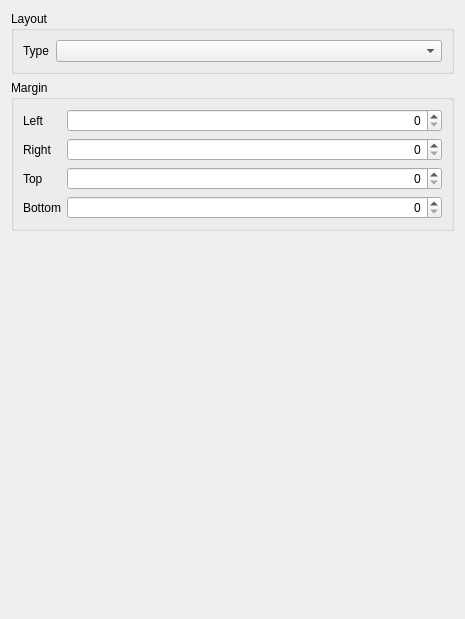
<?xml version="1.0" encoding="UTF-8"?>
<ui version="4.0">
 <class>sf::ContainerPropertyPage</class>
 <widget class="QWidget" name="sf::ContainerPropertyPage">
  <property name="geometry">
   <rect>
    <x>0</x>
    <y>0</y>
    <width>465</width>
    <height>619</height>
   </rect>
  </property>
  <property name="windowTitle">
   <string>ContainerPropertyPage</string>
  </property>
  <layout class="QVBoxLayout" name="verticalLayout">
   <item>
    <widget class="QGroupBox" name="gbLayout">
     <property name="title">
      <string>Layout</string>
     </property>
     <layout class="QFormLayout" name="formLayout_3">
      <item row="0" column="0">
       <widget class="QLabel" name="lblLayoutType">
        <property name="text">
         <string>Type</string>
        </property>
       </widget>
      </item>
      <item row="0" column="1">
       <widget class="QComboBox" name="cbLayoutType"/>
      </item>
     </layout>
    </widget>
   </item>
   <item>
    <widget class="QGroupBox" name="gbMargin">
     <property name="title">
      <string>Margin</string>
     </property>
     <layout class="QFormLayout" name="formLayout">
      <item row="0" column="0">
       <widget class="QLabel" name="lblMarginLeft">
        <property name="text">
         <string>Left</string>
        </property>
        <property name="buddy">
         <cstring>sbMarginLeft</cstring>
        </property>
       </widget>
      </item>
      <item row="0" column="1">
       <widget class="QSpinBox" name="sbMarginLeft">
        <property name="alignment">
         <set>Qt::AlignRight|Qt::AlignTrailing|Qt::AlignVCenter</set>
        </property>
       </widget>
      </item>
      <item row="1" column="0">
       <widget class="QLabel" name="lblMarginRight">
        <property name="text">
         <string>Right</string>
        </property>
        <property name="buddy">
         <cstring>sbMarginRight</cstring>
        </property>
       </widget>
      </item>
      <item row="1" column="1">
       <widget class="QSpinBox" name="sbMarginRight">
        <property name="alignment">
         <set>Qt::AlignRight|Qt::AlignTrailing|Qt::AlignVCenter</set>
        </property>
       </widget>
      </item>
      <item row="2" column="0">
       <widget class="QLabel" name="lblMarginTop">
        <property name="text">
         <string>Top</string>
        </property>
        <property name="buddy">
         <cstring>sbMarginTop</cstring>
        </property>
       </widget>
      </item>
      <item row="2" column="1">
       <widget class="QSpinBox" name="sbMarginTop">
        <property name="alignment">
         <set>Qt::AlignRight|Qt::AlignTrailing|Qt::AlignVCenter</set>
        </property>
       </widget>
      </item>
      <item row="3" column="0">
       <widget class="QLabel" name="lblMarginBottom">
        <property name="text">
         <string>Bottom</string>
        </property>
        <property name="buddy">
         <cstring>sbMarginBottom</cstring>
        </property>
       </widget>
      </item>
      <item row="3" column="1">
       <widget class="QSpinBox" name="sbMarginBottom">
        <property name="alignment">
         <set>Qt::AlignRight|Qt::AlignTrailing|Qt::AlignVCenter</set>
        </property>
       </widget>
      </item>
     </layout>
    </widget>
   </item>
   <item>
    <spacer name="verticalSpacer">
     <property name="orientation">
      <enum>Qt::Vertical</enum>
     </property>
     <property name="sizeHint" stdset="0">
      <size>
       <width>20</width>
       <height>40</height>
      </size>
     </property>
    </spacer>
   </item>
  </layout>
 </widget>
 <resources/>
 <connections/>
</ui>
